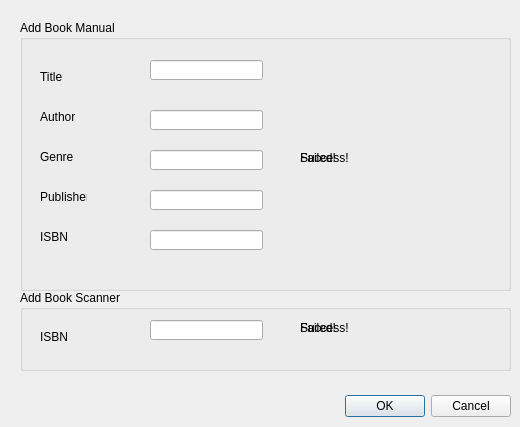
<?xml version="1.0" encoding="UTF-8"?>
<ui version="4.0">
 <class>addbook</class>
 <widget class="QDialog" name="addbook">
  <property name="geometry">
   <rect>
    <x>0</x>
    <y>0</y>
    <width>520</width>
    <height>427</height>
   </rect>
  </property>
  <property name="windowTitle">
   <string>Dialog</string>
  </property>
  <widget class="QDialogButtonBox" name="okCancelBox">
   <property name="geometry">
    <rect>
     <x>170</x>
     <y>390</y>
     <width>341</width>
     <height>32</height>
    </rect>
   </property>
   <property name="orientation">
    <enum>Qt::Horizontal</enum>
   </property>
   <property name="standardButtons">
    <set>QDialogButtonBox::Cancel|QDialogButtonBox::Ok</set>
   </property>
  </widget>
  <widget class="QGroupBox" name="groupBox">
   <property name="geometry">
    <rect>
     <x>20</x>
     <y>20</y>
     <width>491</width>
     <height>271</height>
    </rect>
   </property>
   <property name="title">
    <string>Add Book Manual</string>
   </property>
   <widget class="QLineEdit" name="ISBN_Field">
    <property name="geometry">
     <rect>
      <x>130</x>
      <y>210</y>
      <width>113</width>
      <height>20</height>
     </rect>
    </property>
   </widget>
   <widget class="QLineEdit" name="Title_Field">
    <property name="geometry">
     <rect>
      <x>130</x>
      <y>40</y>
      <width>113</width>
      <height>20</height>
     </rect>
    </property>
   </widget>
   <widget class="QLineEdit" name="Author_Field">
    <property name="geometry">
     <rect>
      <x>130</x>
      <y>90</y>
      <width>113</width>
      <height>20</height>
     </rect>
    </property>
   </widget>
   <widget class="QLabel" name="Title">
    <property name="geometry">
     <rect>
      <x>20</x>
      <y>50</y>
      <width>47</width>
      <height>13</height>
     </rect>
    </property>
    <property name="text">
     <string>Title</string>
    </property>
   </widget>
   <widget class="QLabel" name="Author">
    <property name="geometry">
     <rect>
      <x>20</x>
      <y>90</y>
      <width>47</width>
      <height>13</height>
     </rect>
    </property>
    <property name="text">
     <string>Author</string>
    </property>
   </widget>
   <widget class="QLineEdit" name="Genre_Field">
    <property name="geometry">
     <rect>
      <x>130</x>
      <y>130</y>
      <width>113</width>
      <height>20</height>
     </rect>
    </property>
   </widget>
   <widget class="QLabel" name="ISBN">
    <property name="geometry">
     <rect>
      <x>20</x>
      <y>210</y>
      <width>47</width>
      <height>13</height>
     </rect>
    </property>
    <property name="text">
     <string>ISBN</string>
    </property>
   </widget>
   <widget class="QLineEdit" name="Publisher_Field">
    <property name="geometry">
     <rect>
      <x>130</x>
      <y>170</y>
      <width>113</width>
      <height>20</height>
     </rect>
    </property>
   </widget>
   <widget class="QLabel" name="Publisher">
    <property name="geometry">
     <rect>
      <x>20</x>
      <y>170</y>
      <width>47</width>
      <height>13</height>
     </rect>
    </property>
    <property name="text">
     <string>Publisher</string>
    </property>
   </widget>
   <widget class="QLabel" name="Genre">
    <property name="geometry">
     <rect>
      <x>20</x>
      <y>130</y>
      <width>47</width>
      <height>13</height>
     </rect>
    </property>
    <property name="text">
     <string>Genre</string>
    </property>
   </widget>
   <widget class="QLabel" name="Success_2">
    <property name="geometry">
     <rect>
      <x>280</x>
      <y>130</y>
      <width>191</width>
      <height>16</height>
     </rect>
    </property>
    <property name="text">
     <string>Success!</string>
    </property>
   </widget>
   <widget class="QLabel" name="Failed_2">
    <property name="geometry">
     <rect>
      <x>280</x>
      <y>130</y>
      <width>191</width>
      <height>16</height>
     </rect>
    </property>
    <property name="text">
     <string>Failed!</string>
    </property>
   </widget>
  </widget>
  <widget class="QGroupBox" name="groupBox_2">
   <property name="geometry">
    <rect>
     <x>20</x>
     <y>290</y>
     <width>491</width>
     <height>81</height>
    </rect>
   </property>
   <property name="title">
    <string>Add Book Scanner</string>
   </property>
   <widget class="QLabel" name="isbnlabel">
    <property name="geometry">
     <rect>
      <x>20</x>
      <y>40</y>
      <width>47</width>
      <height>13</height>
     </rect>
    </property>
    <property name="text">
     <string>ISBN</string>
    </property>
   </widget>
   <widget class="QLineEdit" name="ISBN_Input">
    <property name="geometry">
     <rect>
      <x>130</x>
      <y>30</y>
      <width>113</width>
      <height>20</height>
     </rect>
    </property>
   </widget>
   <widget class="QLabel" name="Failed">
    <property name="geometry">
     <rect>
      <x>280</x>
      <y>30</y>
      <width>191</width>
      <height>16</height>
     </rect>
    </property>
    <property name="text">
     <string>Failed!</string>
    </property>
   </widget>
   <widget class="QLabel" name="Success">
    <property name="geometry">
     <rect>
      <x>280</x>
      <y>30</y>
      <width>191</width>
      <height>16</height>
     </rect>
    </property>
    <property name="text">
     <string>Success!</string>
    </property>
   </widget>
  </widget>
 </widget>
 <resources/>
 <connections>
  <connection>
   <sender>okCancelBox</sender>
   <signal>accepted()</signal>
   <receiver>addbook</receiver>
   <slot>accept()</slot>
   <hints>
    <hint type="sourcelabel">
     <x>248</x>
     <y>254</y>
    </hint>
    <hint type="destinationlabel">
     <x>157</x>
     <y>274</y>
    </hint>
   </hints>
  </connection>
  <connection>
   <sender>okCancelBox</sender>
   <signal>rejected()</signal>
   <receiver>addbook</receiver>
   <slot>reject()</slot>
   <hints>
    <hint type="sourcelabel">
     <x>316</x>
     <y>260</y>
    </hint>
    <hint type="destinationlabel">
     <x>286</x>
     <y>274</y>
    </hint>
   </hints>
  </connection>
 </connections>
</ui>
